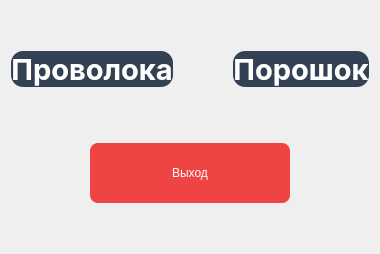
      <widget class="QWidget" name="page">
       <layout class="QVBoxLayout" name="verticalLayout_2">
        <item>
         <spacer name="verticalSpacer_2">
          <property name="orientation">
           <enum>Qt::Orientation::Vertical</enum>
          </property>
          <property name="sizeType">
           <enum>QSizePolicy::Policy::Expanding</enum>
          </property>
          <property name="sizeHint" stdset="0">
           <size>
            <width>20</width>
            <height>40</height>
           </size>
          </property>
         </spacer>
        </item>
        <item>
         <layout class="QHBoxLayout" name="horizontalLayout_5">
          <property name="spacing">
           <number>60</number>
          </property>
          <item>
           <widget class="QPushButton" name="btnWire">
            <property name="sizePolicy">
             <sizepolicy hsizetype="Minimum" vsizetype="Expanding">
              <horstretch>0</horstretch>
              <verstretch>0</verstretch>
             </sizepolicy>
            </property>
            <property name="font">
             <font>
              <family>Inter</family>
              <pointsize>22</pointsize>
              <italic>false</italic>
              <bold>true</bold>
             </font>
            </property>
            <property name="styleSheet">
             <string notr="true">QPushButton {
    background-color: #334155; /* Цвет кнопок из макета */
    color: white;
    border-radius: 12px;
    font: bold 22pt &quot;Inter&quot;, &quot;Arial&quot;; /* Крупный шрифт */
}
QPushButton:pressed {
    background-color: #1E293B; /* Затемнение при нажатии */
}</string>
            </property>
            <property name="text">
             <string>Проволока</string>
            </property>
           </widget>
          </item>
          <item>
           <widget class="QPushButton" name="btnPowder">
            <property name="sizePolicy">
             <sizepolicy hsizetype="Minimum" vsizetype="Expanding">
              <horstretch>0</horstretch>
              <verstretch>0</verstretch>
             </sizepolicy>
            </property>
            <property name="font">
             <font>
              <family>Inter</family>
              <pointsize>22</pointsize>
              <italic>false</italic>
              <bold>true</bold>
             </font>
            </property>
            <property name="styleSheet">
             <string notr="true">QPushButton {
    background-color: #334155; /* Цвет кнопок из макета */
    color: white;
    border-radius: 12px;
    font: bold 22pt &quot;Inter&quot;, &quot;Arial&quot;; /* Крупный шрифт */
}
QPushButton:pressed {
    background-color: #1E293B; /* Затемнение при нажатии */
}</string>
            </property>
            <property name="text">
             <string>Порошок</string>
            </property>
           </widget>
          </item>
         </layout>
        </item>
        <item>
         <spacer name="verticalSpacer_3">
          <property name="orientation">
           <enum>Qt::Orientation::Vertical</enum>
          </property>
          <property name="sizeType">
           <enum>QSizePolicy::Policy::Minimum</enum>
          </property>
          <property name="sizeHint" stdset="0">
           <size>
            <width>20</width>
            <height>50</height>
           </size>
          </property>
         </spacer>
        </item>
        <item>
         <layout class="QHBoxLayout" name="horizontalLayout_6">
          <item>
           <spacer name="horizontalSpacer">
            <property name="orientation">
             <enum>Qt::Orientation::Horizontal</enum>
            </property>
            <property name="sizeHint" stdset="0">
             <size>
              <width>40</width>
              <height>20</height>
             </size>
            </property>
           </spacer>
          </item>
          <item>
           <widget class="QPushButton" name="btnExit">
            <property name="minimumSize">
             <size>
              <width>200</width>
              <height>60</height>
             </size>
            </property>
            <property name="styleSheet">
             <string notr="true">QPushButton {
    background-color: #EF4444; /* Красный цвет из Figma */
    color: white;
    border-radius: 8px;
    font: bold 16pt &quot;Inter&quot;, &quot;Arial&quot;;
    min-height: 60px; /* Чтобы она не была слишком тонкой */
    min-width: 200px;
}
QPushButton:pressed {
    background-color: #B91C1C;
}</string>
            </property>
            <property name="text">
             <string>Выход</string>
            </property>
           </widget>
          </item>
          <item>
           <spacer name="horizontalSpacer_2">
            <property name="orientation">
             <enum>Qt::Orientation::Horizontal</enum>
            </property>
            <property name="sizeHint" stdset="0">
             <size>
              <width>40</width>
              <height>20</height>
             </size>
            </property>
           </spacer>
          </item>
         </layout>
        </item>
        <item>
         <spacer name="verticalSpacer">
          <property name="orientation">
           <enum>Qt::Orientation::Vertical</enum>
          </property>
          <property name="sizeHint" stdset="0">
           <size>
            <width>20</width>
            <height>40</height>
           </size>
          </property>
         </spacer>
        </item>
       </layout>
      </widget>
